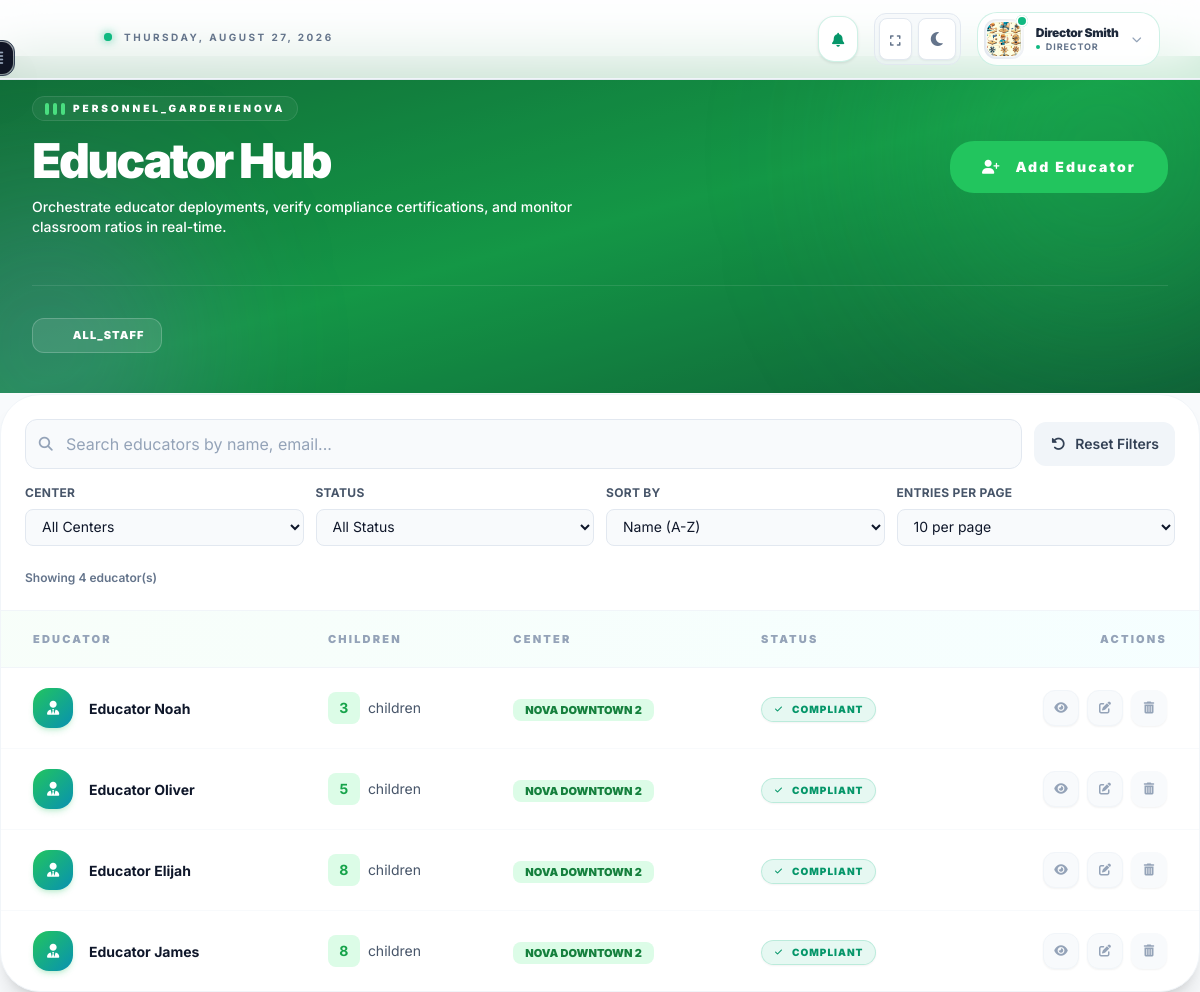
/educators/ (signed in), run on an earlier commit of the app's database.
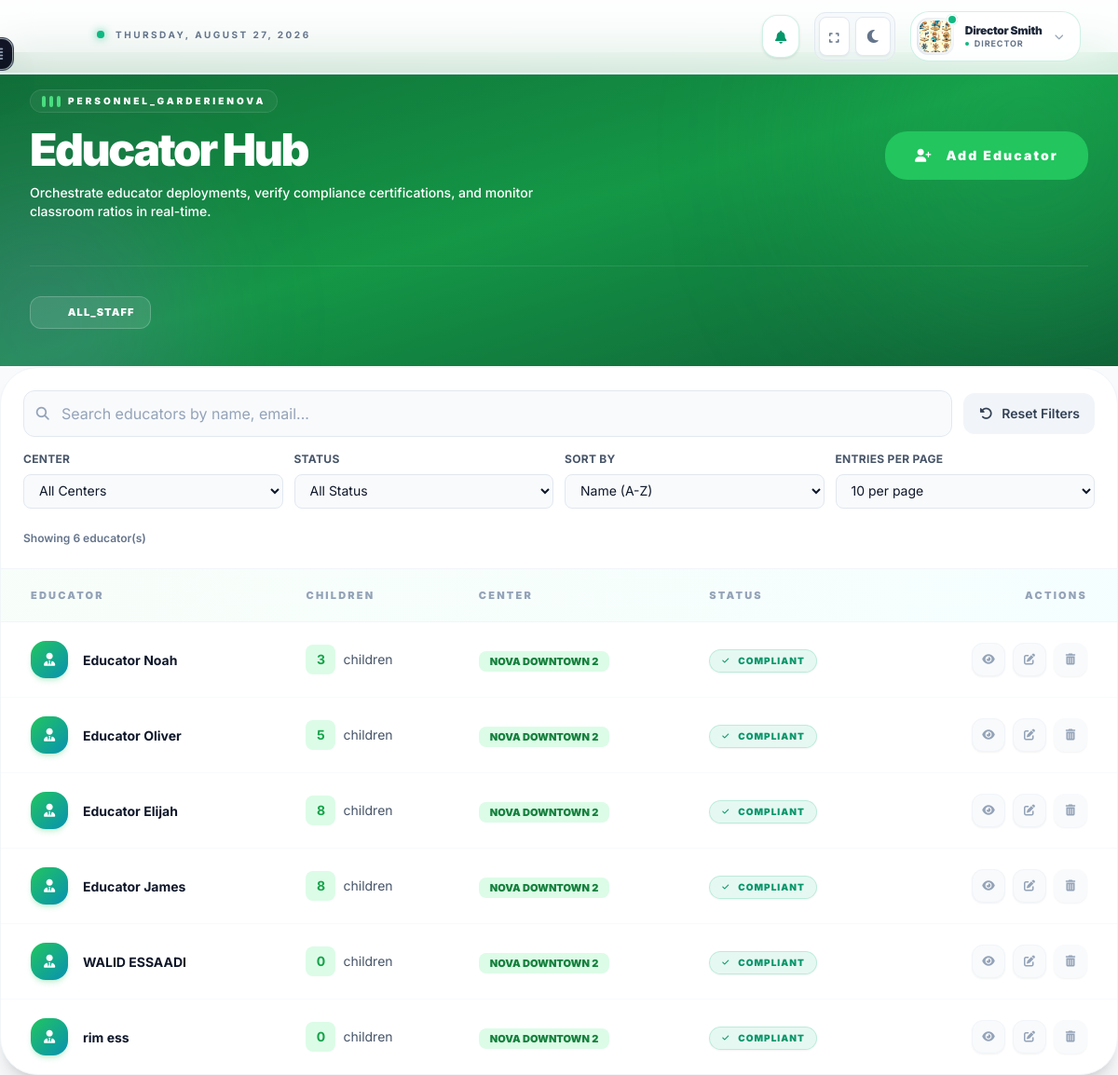
And on a later commit of the database.
### accounts/models.py (models this page shows, shortened)
class Educator(models.Model):
    user = models.OneToOneField(
        User,
        on_delete=models.CASCADE,
        primary_key=True,
        related_name="educator_profile",
    )
    center = models.ForeignKey(
        "dashboard.Center", on_delete=models.CASCADE, related_name="educators"
    )
    is_active_in_ratio = models.BooleanField(default=True)
    is_compliant = models.BooleanField(default=True)
    compliance_errors = models.JSONField(default=list, blank=True)
    def get_age_group_errors(self):
        children = self.assigned_children.all()
        errors = []
        if not children.exists():
            return errors
        has_under_24m = False
        has_over_24m = False
        today = date.today()
        for child in children:
            age_months = (
                (today.year - child.birth_date.year) * 12
                + today.month
                - child.birth_date.month
            )
            if today.day < child.birth_date.day:
                age_months -= 1
            if age_months < 24:
                has_under_24m = True
            else:
                has_over_24m = True
        if has_under_24m and has_over_24m:
            errors.append("Educator cannot supervise both children under 24 months and older children.")
        return errors
    def get_ratio_errors(self):
        children = self.assigned_children.all()
        errors = []
        if not children.exists():
            return errors
        total_factor = 0.0
        today = date.today()
        for child in children:
            age_months = (
                (today.year - child.birth_date.year) * 12
                + today.month
                - child.birth_date.month
            )
            if today.day < child.birth_date.day:
                age_months -= 1
            factor = 0.0
            if age_months < 24:
                factor = 0.333
            elif 24 <= age_months < 36:
                factor = 0.200
            elif 36 <= age_months < 48:
                factor = 0.125
            elif 48 <= age_months < 60:
                factor = 0.100
            else:
                factor = 0.067
            total_factor += factor
        if total_factor > 1.05:
            errors.append(f"Ratio exceeded for this educator (Points: {total_factor:.3f} / 1.05 max).")
        return errors
    def recalculate_compliance(self):
        children = self.assigned_children.all()
        errors = []
        if not children.exists():
            self.is_compliant = True
            self.compliance_errors = []
            self.save()
            return True
        errors.extend(self.get_age_group_errors())
        errors.extend(self.get_ratio_errors())
        self.is_compliant = len(errors) == 0
        self.compliance_errors = errors
        self.save()
        print(errors)
        return self.is_compliant

class User(AbstractUser):
    ROLE_CHOICES = (
        ("owner", "Network Owner"),
        ("director", "Director"),
        ("vice_director", "Vice Director"),
        ("educator", "Educator"),
        ("parent", "Parent"),
    )
    username = None
    user_id = models.UUIDField(primary_key=True, default=uuid.uuid4, editable=False)
    email = models.EmailField(_("email address"), unique=True)
    full_name = models.CharField(max_length=255)
    phone_number = models.CharField(max_length=20, blank=True, null=True)
    profile_photo = models.ImageField(upload_to=user_directory_path, blank=True, null=True)
    role_type = models.CharField(max_length=20, choices=ROLE_CHOICES)
    is_active = models.BooleanField(default=True)
    created_at = models.DateTimeField(auto_now_add=True)
    groups = models.ManyToManyField(
        "auth.Group",
        related_name="core_user_set",
        blank=True,
        verbose_name="groups",
        help_text="The groups this user belongs to.",
    )
    user_permissions = models.ManyToManyField(
        "auth.Permission",
        related_name="core_user_set",
        blank=True,
        verbose_name="user permissions",
        help_text="Specific permissions for this user.",
    )
    USERNAME_FIELD = "email"
    REQUIRED_FIELDS = ["full_name", "phone_number"]
    objects = CustomUserManager()

### dashboard/models.py (models this page shows, shortened)
class Center(models.Model):
    center_id = models.UUIDField(primary_key=True, default=uuid.uuid4, editable=False)
    organization = models.ForeignKey(
        Organization, on_delete=models.CASCADE, related_name="centers"
    )
    name = models.CharField(max_length=255)
    address = models.TextField()
    timezone = models.CharField(max_length=50, default="America/Moncton")
    director = models.OneToOneField(
        "accounts.Director",
        on_delete=models.SET_NULL,
        null=True,
        related_name="managed_center",
    )
    created_at = models.DateTimeField(auto_now_add=True)

### dashboard/all_views/owner_views.py (the view)
# urls.py: path("educators/", educator_list_view, name="educator_list"),
@login_required(login_url="login")
def educator_list_view(request):
    user = request.user
    educators = Educator.objects.none()
    centers = []
    if user.role_type == "owner":
        educators = Educator.objects.all().select_related("user", "center")
        centers = Center.objects.all()
    elif user.role_type in ["director", "vice_director"]:
        if user.role_type == "director" and hasattr(user, "director_profile"):
            center = user.director_profile.managed_center
            if center:
                educators = Educator.objects.filter(center=center).select_related(
                    "user"
                )
        elif user.role_type == "vice_director" and hasattr(
            user, "vice_director_profile"
        ):
            center = user.vice_director_profile.center
            if center:
                educators = Educator.objects.filter(center=center).select_related(
                    "user"
                )
    for educator in educators:
        educator.recalculate_compliance()
    context = {"educators": educators, "centers": centers}
    return render(request, "core/educators/educator_list.html", context)

### communication/context_processors.py (called while the page is built)
def unread_messages_count(request):
    if request.user.is_authenticated:
        count = Message.objects.filter(receiver=request.user, is_read=False).count()
        return {'unread_count': count}
    return {'unread_count': 0}

### dashboard/context_processors/theme_sidebar.py (called while the page is built)
def theme(request):
    return {'theme': request.COOKIES.get('theme', 'light')}

def sidebar(request):
    return {
        'sidebar_state': request.COOKIES.get('sidebar', 'closed'),
        'open_section': request.COOKIES.get('open_section', '')
    }

### dashboard/templates/core/educators/educator_list.html (shortened to what the changed rows need)
{% extends "base.html" %}
{% block content %}
<div class=" ">
<div class="relative mb-4- -mt-6 overflow-hidden border-b border-white/10 group">
    <div class="relative z-10 px-8 pt-10 pb-10">
        <div class="flex flex-col lg:flex-row lg:items-center justify-between gap-8">
            <div class="space-y-4">
                <div>
                    <h1 class="text-4xl md:text-5xl font-black text-white tracking-tighter leading-none mb-3">
                        Educator Hub
                    </h1>
                </div>
            </div>
        </div>
    </div>
</div>
<div class=" bg-white dark:bg-slate-900 rounded-[2.5rem] border border-slate-100 dark:border-slate-800 shadow-xl overflow-hidden animate-in fade-in duration-500">
    <div class="border-b border-slate-100 dark:border-slate-800 p-6">
        <div class="flex flex-col gap-4">
            <div class="flex items-center justify-between pt-2">
                <span class="text-xs font-semibold text-slate-500 dark:text-slate-400">
                    Showing <span id="resultCount">{{ educators|length }}</span> educator(s)
                </span>
            </div>
        </div>
    </div>
    <div class="overflow-x-auto">
        <table class="w-full text-left border-collapse">
            <thead>
                <tr class="bg-gradient-to-r from-green-50/50 to-cyan-50/50 dark:from-slate-950/50 dark:to-slate-950/50 border-b border-slate-100 dark:border-slate-800">
                    <th class="px-8 py-5 text-[11px] font-black text-slate-400 dark:text-slate-500 uppercase tracking-[0.2em]">Educator</th>
                    <th class="px-6 py-5 text-[11px] font-black text-slate-400 dark:text-slate-500 uppercase tracking-[0.2em]">Children</th>
                    <th class="px-6 py-5 text-[11px] font-black text-slate-400 dark:text-slate-500 uppercase tracking-[0.2em]">Center</th>
                    <th class="px-6 py-5 text-[11px] font-black text-slate-400 dark:text-slate-500 uppercase tracking-[0.2em]">Status</th>
                    <th class="px-8 py-5 text-[11px] font-black text-slate-400 dark:text-slate-500 uppercase tracking-[0.2em] text-right">Actions</th>
                </tr>
            </thead>
            <tbody class="divide-y divide-slate-50 dark:divide-slate-800">
                {% for educator in educators %}
                <tr class="group hover:bg-green-50/30 dark:hover:bg-green-500/5 transition-colors">
                    <td class="px-8 py-5">
                        <div class="flex items-center gap-4">
                            <a href="{% url 'educator_detail' educator.user.user_id %}" class="w-10 h-10 rounded-2xl bg-gradient-to-br from-green-500 to-cyan-600 flex items-center justify-center text-white shadow-md shadow-green-500/20 hover:scale-110 transition-transform">
                                {% if educator.user.profile_photo %}
                                <img src="{{ educator.user.profile_photo.url }}" class="w-full h-full rounded-2xl object-cover">
                                {% else %}
                                <i class="fa-solid fa-user-tie text-sm"></i>
                                {% endif %}
                            </a>
                            <div>
                                <a href="{% url 'educator_detail' educator.user.user_id %}" class="text-sm font-bold text-slate-900 dark:text-white hover:text-green-600 dark:hover:text-green-400 transition-colors">
                                    {{ educator.user.full_name }}
                                </a>
                            </div>
                        </div>
                    </td>
                    <td class="px-6 py-5">
                        <div class="flex items-center gap-2">
                            <div class="flex items-center justify-center w-8 h-8 rounded-lg bg-green-100 dark:bg-green-500/20 text-green-600 dark:text-green-400 font-bold text-sm">
                                {{ educator.assigned_children.count }}
                            </div>
                            <span class="text-sm text-slate-600 dark:text-slate-300">
                                {% if educator.assigned_children.count == 1 %}
                                    child
                                {% else %}
                                    children
                                {% endif %}
                            </span>
                        </div>
                    </td>
                    <td class="px-6 py-5">
                         <span class="px-3 py-1 bg-green-100 dark:bg-green-500/10 text-green-700 dark:text-green-300 text-[11px] font-black rounded-lg uppercase">
                            {{ educator.center.name }}
                        </span>
                    </td>
                    <td class="px-6 py-5">
                        {% if educator.is_compliant %}
                            <span class="inline-flex items-center gap-2 px-3 py-1 bg-emerald-500/10 text-emerald-600 dark:text-emerald-400 text-[10px] font-black rounded-full border border-emerald-500/20 uppercase tracking-widest shadow-sm">
                                <i class="fa-solid fa-check text-[8px]"></i> Compliant
                            </span>
                        {% endif %}
                    </td>
                    <td class="px-8 py-5 text-right">
                        <div class="flex items-center justify-end gap-2">
                            <a href="{% url 'educator_detail' educator.user.user_id %}" class="w-9 h-9 flex items-center justify-center text-slate-400 bg-slate-50 dark:bg-slate-800/50 hover:text-green-500 hover:bg-green-50 dark:hover:bg-green-500/10 rounded-xl border border-slate-100 dark:border-slate-700 transition-all shadow-sm" title="View Profile">
                                <i class="fa-solid fa-eye text-xs"></i>
                            </a>
                            <a href="{% url 'educator_edit' educator.user.user_id %}" class="w-9 h-9 flex items-center justify-center text-slate-400 bg-slate-50 dark:bg-slate-800/50 hover:text-green-500 hover:bg-green-50 dark:hover:bg-green-500/10 rounded-xl border border-slate-100 dark:border-slate-700 transition-all shadow-sm" title="Edit">
                                <i class="fa-solid fa-pen-to-square text-xs"></i>
                            </a>
                            <form id="delete-form-{{ educator.user.user_id }}" method="POST" action="{% url 'educator_delete' educator.user.user_id %}" class="inline">
                                <button type="button" onclick="openModal('Delete Educator', 'Are you sure you want to delete {{ educator.user.full_name|escapejs }}?', 'delete-form-{{ educator.user.user_id }}', 'delete')" class="w-9 h-9 flex items-center justify-center text-slate-400 bg-slate-50 dark:bg-slate-800/50 hover:text-red-500 hover:bg-red-50 dark:hover:bg-red-900/20 hover:border-red-200 transition-all rounded-xl shadow-sm">
                                    <i class="fa-solid fa-trash-can text-xs"></i>
                                </button>
                            </form>
                        </div>
                    </td>
                </tr>
                {% endfor %}
            </tbody>
        </table>
    </div>
</div>
</div>
{% endblock %}

What changed in the data, as far as the page shows it:
added Educator: user.full_name "WALID ESSAADI", assigned_children.count "0", center.name "NOVA DOWNTOWN 2", is_compliant True (drawn)
added Educator: user.full_name "rim ess", assigned_children.count "0", center.name "NOVA DOWNTOWN 2", is_compliant True (drawn)
Also different on the page:
{{ educators|length }}: "4" → "6"
